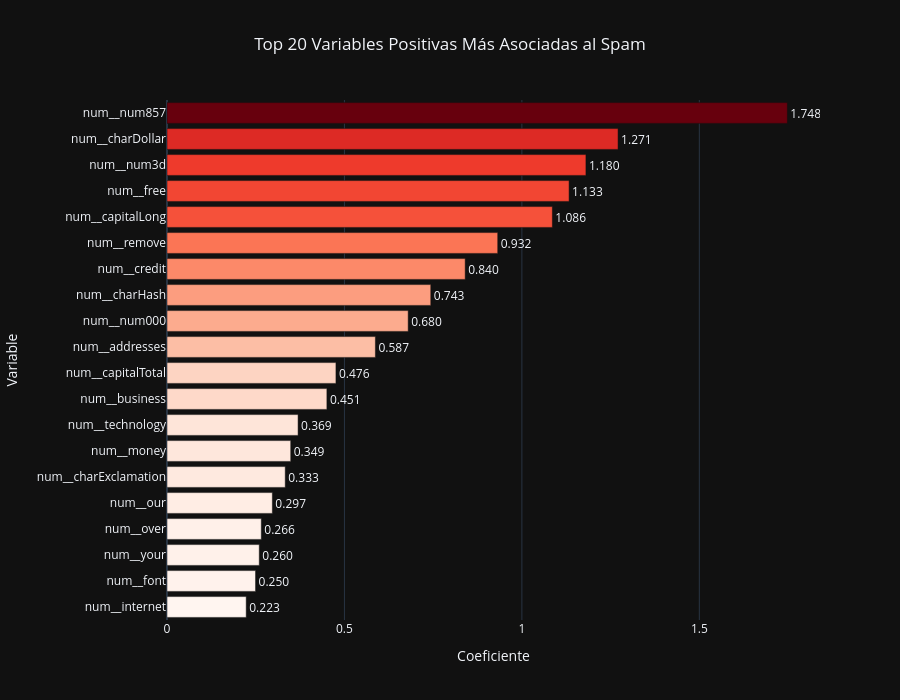

The notebook cell this image was saved under:
### Markdown cell above
---
## **Importancia de las Variables**
---

### Code cell
# =================================== #
# 30. IMPORTANCIA VARIABLES POSITIVAS #
# =================================== #

# NOMBRES DE VARIABLES
feature_names = (
    best_model.named_steps["preprocessing"]
    .get_feature_names_out()
)

# COEFICIENTES
coeficients = (
    best_model.named_steps["model"]
    .coef_[0]
)

importance_df = pd.DataFrame({
    "Variable": feature_names,
    "Coeficiente": coeficients
})

# COEFICIENTES POSITIVOS
importance_positive = (
    importance_df[
        importance_df["Coeficiente"] > 0
    ]
    .sort_values(
        by="Coeficiente",
        ascending=False
    )
)

# TOP 20
top_positive = importance_positive.head(20)

fig = px.bar(
    top_positive,
    x="Coeficiente",
    y="Variable",
    orientation="h",
    text="Coeficiente",
    color="Coeficiente",
    color_continuous_scale="Reds",
    title="Top 20 Variables Positivas Más Asociadas al Spam"
)

fig.update_layout(
    template="plotly_dark",
    title_x=0.5,
    height=700,
    coloraxis_showscale=False
)

# Mayor importancia arriba
fig.update_yaxes(
    categoryorder="total ascending"
)

fig.update_traces(
    texttemplate="%{text:.3f}",
    textposition="outside"
)

fig.show()

### Figure 1 — Plotly figure (JSON) as saved in the notebook; plotly's stock layout.template omitted (floating-point values rounded to 4 significant figures)
{"data": [{"hovertemplate": "Coeficiente=%{marker.color}<br>Variable=%{y}<extra></extra>", "legendgroup": "", "marker": {"color": [1.748, 1.271, 1.18, 1.133, 1.086, 0.9319, 0.8402, 0.7433, 0.6796, 0.5872, 0.476, 0.4506, 0.3694, 0.3486, 0.3332, 0.2968, 0.2657, 0.26, 0.2495, 0.2232], "coloraxis": "coloraxis", "pattern": {"shape": ""}}, "name": "", "orientation": "h", "showlegend": false, "text": [1.748, 1.271, 1.18, 1.133, 1.086, 0.9319, 0.8402, 0.7433, 0.6796, 0.5872, 0.476, 0.4506, 0.3694, 0.3486, 0.3332, 0.2968, 0.2657, 0.26, 0.2495, 0.2232], "textposition": "outside", "texttemplate": "%{text:.3f}", "type": "bar", "x": [1.748, 1.271, 1.18, 1.133, 1.086, 0.9319, 0.8402, 0.7433, 0.6796, 0.5872, 0.476, 0.4506, 0.3694, 0.3486, 0.3332, 0.2968, 0.2657, 0.26, 0.2495, 0.2232], "xaxis": "x", "y": ["num__num857", "num__charDollar", "num__num3d", "num__free", "num__capitalLong", "num__remove", "num__credit", "num__charHash", "num__num000", "num__addresses", "num__capitalTotal", "num__business", "num__technology", "num__money", "num__charExclamation", "num__our", "num__over", "num__your", "num__font", "num__internet"], "yaxis": "y"}], "layout": {"barmode": "relative", "coloraxis": {"colorbar": {"title": {"text": "Coeficiente"}}, "colorscale": [[0, "rgb(255,245,240)"], [0.125, "rgb(254,224,210)"], [0.25, "rgb(252,187,161)"], [0.375, "rgb(252,146,114)"], [0.5, "rgb(251,106,74)"], [0.625, "rgb(239,59,44)"], [0.75, "rgb(203,24,29)"], [0.875, "rgb(165,15,21)"], [1, "rgb(103,0,13)"]], "showscale": false}, "height": 700, "legend": {"tracegroupgap": 0}, "title": {"text": "Top 20 Variables Positivas Más Asociadas al Spam", "x": 0.5}, "xaxis": {"anchor": "y", "domain": [0, 1], "title": {"text": "Coeficiente"}}, "yaxis": {"anchor": "x", "categoryorder": "total ascending", "domain": [0, 1], "title": {"text": "Variable"}}}}
